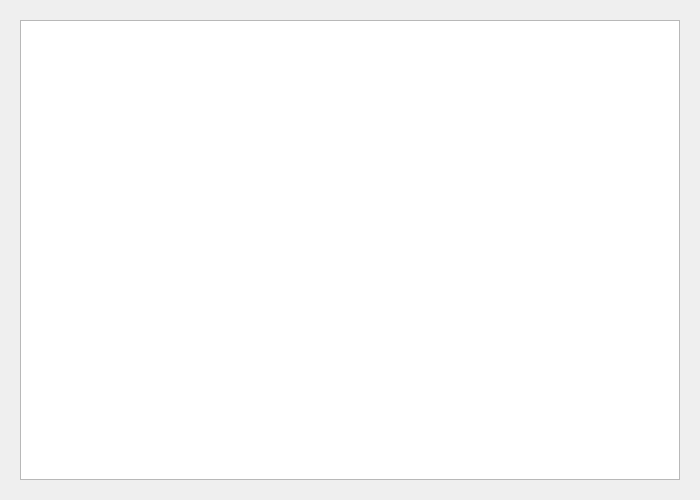
<?xml version="1.0" encoding="UTF-8"?>
<ui version="4.0">
 <class>DialogErrorArchivo</class>
 <widget class="QDialog" name="DialogErrorArchivo">
  <property name="geometry">
   <rect>
    <x>0</x>
    <y>0</y>
    <width>700</width>
    <height>500</height>
   </rect>
  </property>
  <property name="sizePolicy">
   <sizepolicy hsizetype="Expanding" vsizetype="Expanding">
    <horstretch>0</horstretch>
    <verstretch>0</verstretch>
   </sizepolicy>
  </property>
  <property name="minimumSize">
   <size>
    <width>700</width>
    <height>500</height>
   </size>
  </property>
  <property name="maximumSize">
   <size>
    <width>700</width>
    <height>500</height>
   </size>
  </property>
  <property name="windowTitle">
   <string>Error</string>
  </property>
  <property name="modal">
   <bool>true</bool>
  </property>
  <layout class="QGridLayout" name="gridLayout">
   <property name="leftMargin">
    <number>20</number>
   </property>
   <property name="topMargin">
    <number>20</number>
   </property>
   <property name="rightMargin">
    <number>20</number>
   </property>
   <property name="bottomMargin">
    <number>20</number>
   </property>
   <item row="0" column="0">
    <widget class="QTextEdit" name="mensajeError">
     <property name="sizeAdjustPolicy">
      <enum>QAbstractScrollArea::SizeAdjustPolicy::AdjustToContentsOnFirstShow</enum>
     </property>
     <property name="lineWrapMode">
      <enum>QTextEdit::LineWrapMode::NoWrap</enum>
     </property>
     <property name="readOnly">
      <bool>true</bool>
     </property>
    </widget>
   </item>
  </layout>
 </widget>
 <resources/>
 <connections/>
</ui>
